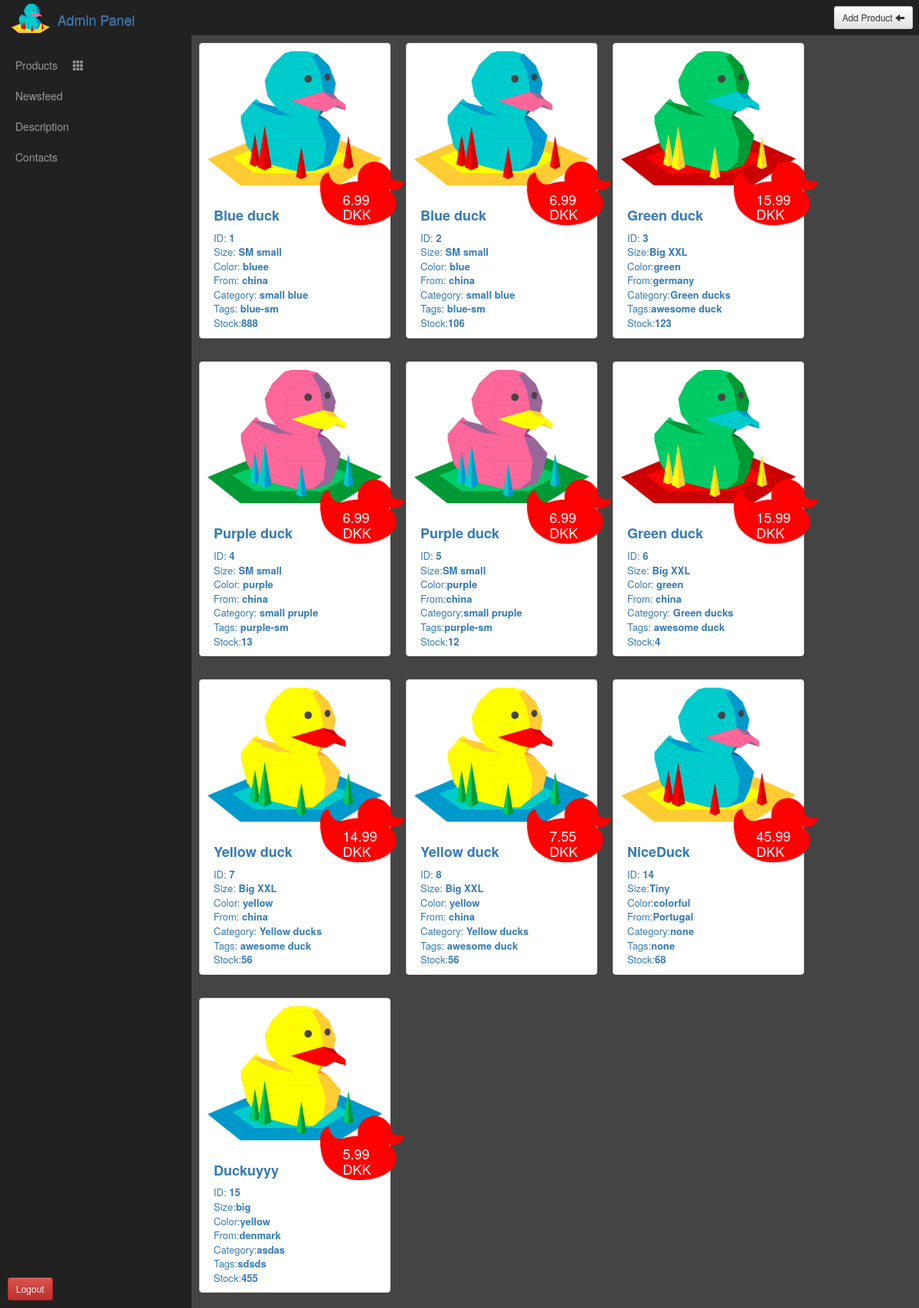
The app's page /admin.php (signed in) with its own data.
### tables this page shows
CREATE TABLE `products` (
  `Product_ID` int(20) NOT NULL,
  `name` varchar(50) NOT NULL,
  `price` float NOT NULL,
  `description` varchar(255) NOT NULL,
  `color` varchar(20) NOT NULL,
  `size` varchar(15) NOT NULL,
  `category` varchar(20) NOT NULL,
  `images` varchar(255) NOT NULL,
  `stock` int(255) NOT NULL,
  `tags` varchar(50) NOT NULL,
  `manufacture` varchar(100) NOT NULL,
  `views` int(15) DEFAULT NULL,
  `upVote` int(15) DEFAULT NULL
);

### model/Model.php (called while the page is built, shortened)
<?php
include_once ("model/Database.php");
 class Model {
        function Connect(){
         $db = require('model/conn.php');
         $connection = new Database($db);
         return $connection;
     }
	    public function getProductList()
	{
        $proData = $this->Connect()->getQuery("SELECT * FROM products");
            return $proData;
        }
}

### model/Database.php (called while the page is built, shortened)
<?php
class Database
{
    protected $conn;
    public function __construct(mysqli $conn){
        $this->conn = $conn;
    }
    public function getConnection(){
    return $this->conn;
    }
    public function getQuery($query){
        $getData = $this->getConnection()->query($query);
        return $getData;
    }
}

### view/list_admin_products.php (the view, shortened to what this page needs)
<div style="background-color: #444444" class="mainProduct">
<?php
$output = '';
if(mysqli_num_rows($productsAdmin) > 0){
    $output .= '';
    while($product = mysqli_fetch_array($productsAdmin)){
        $output .=	'<div class="items thumbnail">
<a  href="admin.php?product='.$product['name'].'">
           <div class="itemWhite">
            <img class="itemPicture" src="' . $product['images'] . '">
            </div>
    <div class="itemInfoHide caption">
    <div class="transitionInformation">
         <h4>
         <strong>'.$product['name'].'</strong>
			</h4>
              <div class="pricey">
              <h4>' . $product['price'] . ' DKK</h4>
             <img src="red.png" class="stick">
              </div>
              <div class="otherInformation">
                ID: <strong>' . $product['Product_ID'] . '</strong><br>
             Size:<strong>' . $product['size'] . '</strong><br>
             Color:<strong>' . $product['color'] . '</strong><br>
             From:<strong>' . $product['manufacture'] . '</strong><br>
             Category:<strong>' . $product['category'] . '</strong><br>
             Tags:<strong>' . $product['tags'] . '</strong><br>
             Stock:<strong>' . $product['stock'] . '</strong><br>
              </div>
    </div>
    </a>
    </div>
</div>
			';
    }
    echo $output;
}
else
{
    echo ' ';
}
?>

### view/sass/css/admin_panel.css (style rules this page uses)
body { overflow-x: hidden; padding-top:0px !important; }
.mainProduct { float:right; background-color:cornflowerblue; width:calc(100% - 250px); }

### view/sass/main.css (style rules this page uses)
body { overflow-x: hidden; padding-top: 50px; background-color: black; }
body a { cursor: pointer; }
.items { margin: 10px; padding: 5px; float: left; width: 250px; background-color: lightgoldenrodyellow; }
.items .itemInfoHide { position: relative; }
.items .itemInfoHide .transitionInformation { font-size: 13px; padding: 5px; width: 75%; float: left; }
.items .itemInfoHide .transitionInformation .pricey { color: white; float: right; margin-top: -91px; margin-right: 18px; }
.items .itemInfoHide .transitionInformation .pricey h4 { position: absolute; z-index: 20; margin-top: 40px; margin-left: 30px; }
.items .itemInfoHide .transitionInformation .pricey .stick { width: 109px; height: auto; z-index: 10; position: absolute; }
.items .itemWhite { padding: 5px; border: solid white 1px; border-radius: 5px; background-color: white; }
.items .itemPicture { position: relative; height: auto; width: 100%; }

### records on screen
products: images (picture), name "Blue duck", price "6.99", Product_ID "1", size "SM small", color "bluee", manufacture "china", category "small blue", tags "blue-sm", stock "888"
products: images (picture), name "Blue duck", price "6.99", Product_ID "2", size "SM small", color "blue", manufacture "china", category "small blue", tags "blue-sm", stock "106"
products: images (picture), name "Green duck", price "15.99", Product_ID "3", size "Big XXL", color "green", manufacture "germany", category "Green ducks", tags "awesome duck", stock "123"
products: images (picture), name "Purple duck", price "6.99", Product_ID "4", size "SM small", color "purple", manufacture "china", category "small pruple", tags "purple-sm", stock "13"
products: images (picture), name "Purple duck", price "6.99", Product_ID "5", size "SM small", color "purple", manufacture "china", category "small pruple", tags "purple-sm", stock "12"
products: images (picture), name "Green duck", price "15.99", Product_ID "6", size "Big XXL", color "green", manufacture "china", category "Green ducks", tags "awesome duck", stock "4"
products: images (picture), name "Yellow duck", price "14.99", Product_ID "7", size "Big XXL", color "yellow", manufacture "china", category "Yellow ducks", tags "awesome duck", stock "56"
products: images (picture), name "Yellow duck", price "7.55", Product_ID "8", size "Big XXL", color "yellow", manufacture "china", category "Yellow ducks", tags "awesome duck", stock "56"
products: images (picture), name "NiceDuck", price "45.99", Product_ID "14", size "Tiny", color "colorful", manufacture "Portugal", category "none", tags "none", stock "68"
products: images (picture), name "Duckuyyy", price "5.99", Product_ID "15", size "big", color "yellow", manufacture "denmark", category "asdas", tags "sdsds", stock "455"
